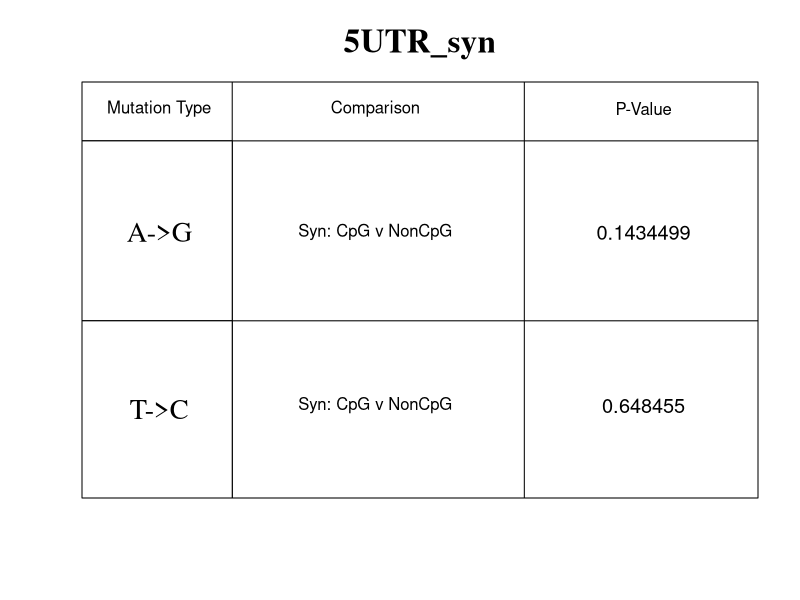
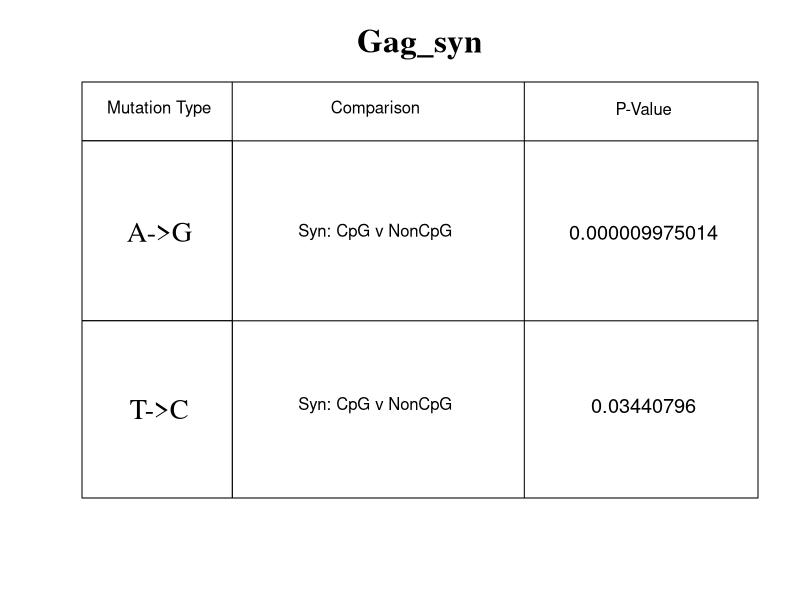
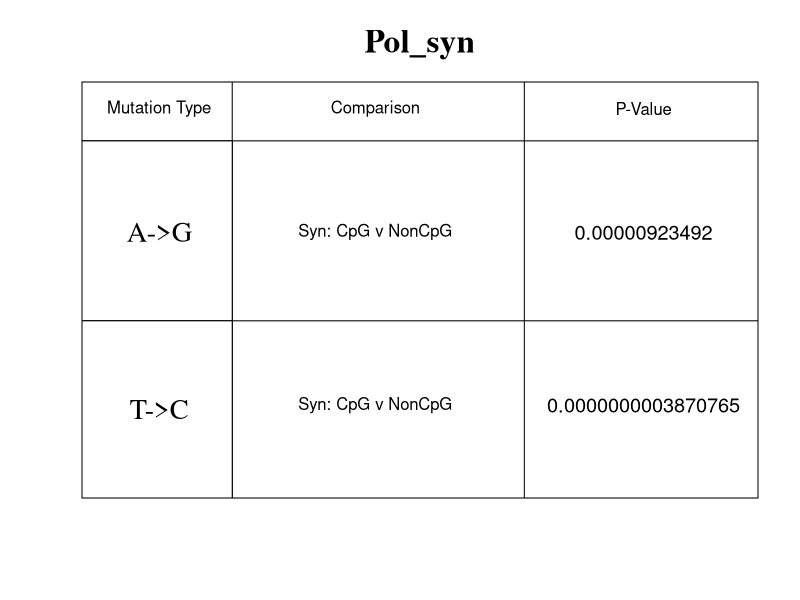
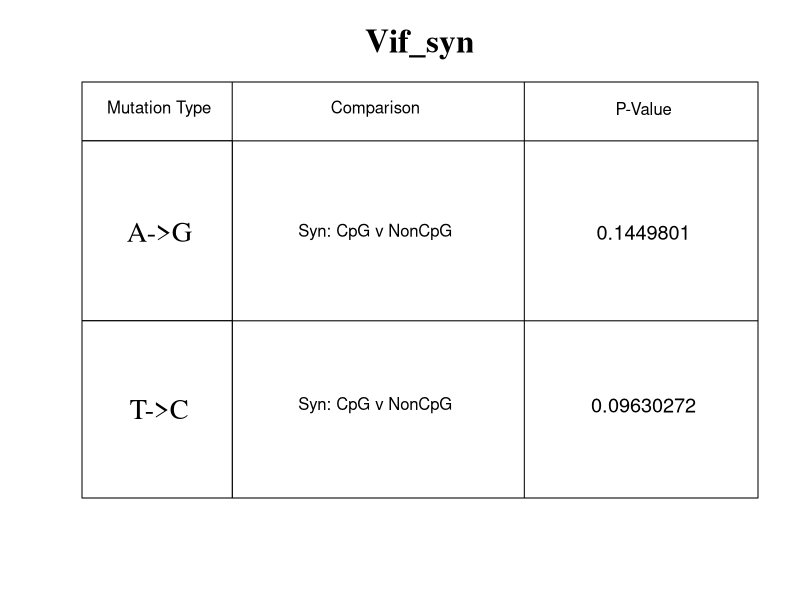
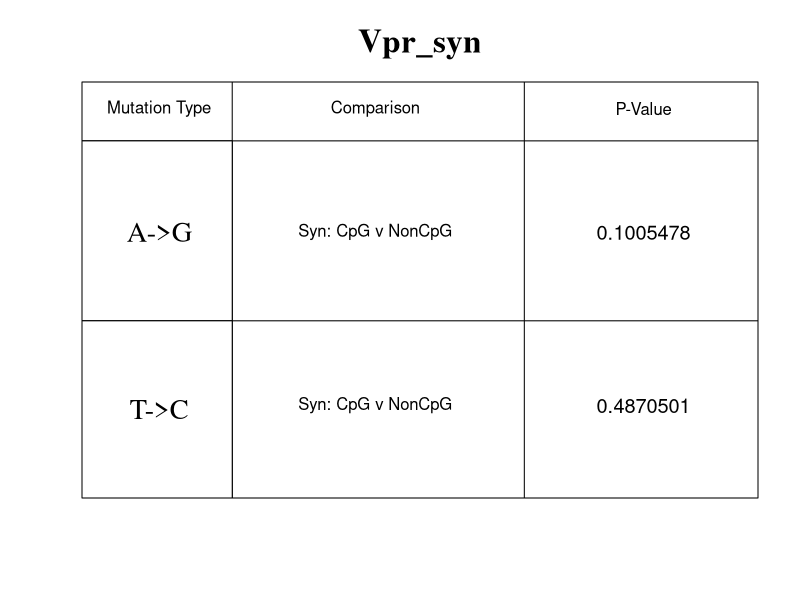
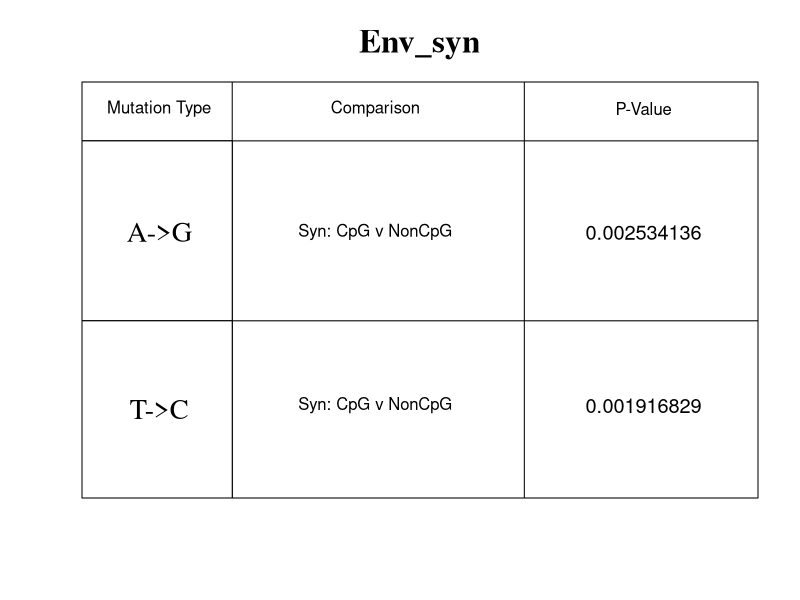
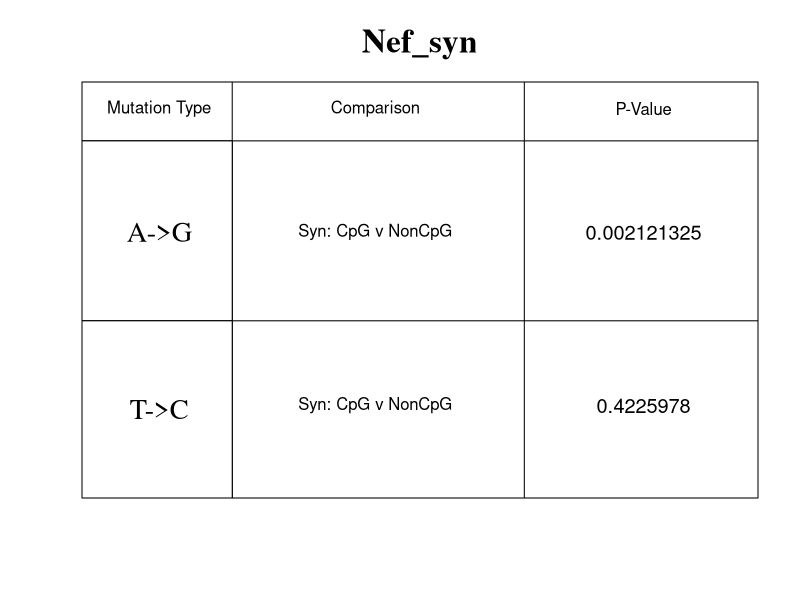

Source code (R) for these figures, in order:
  library(graphics)
  library(plyr)
  library(dplyr)
  
  OverviewDFZanini<-read.table("Output/OverviewSelCoeffZanini.csv",sep=",",header=TRUE,row.names=1)
  #This function is going to read the data from the csv files 
  fingernotes <-c("5UTR_syn","Gag_syn","Pol_syn","Vif_syn","Vpr_syn","Env_syn","Nef_syn")
  data1<- OverviewDFZanini[1:634,1:10] #5UTR
  data2<- OverviewDFZanini[790:2092,1:10] #Gag
  data3<- OverviewDFZanini[2358:5040,1:10] #pol
  data4<- OverviewDFZanini[5041:5557,1:10] #vif
  data5<- OverviewDFZanini[5559:5850,1:10] #vpr
  data6<- OverviewDFZanini[6225:8795,1:10] #env
  data7<- OverviewDFZanini[8797:9168,1:10] #nef
  
  for (j in 1:7){
  
  pVals = c()
  shrtval = 0
  options(scipen=999)
  #prevents pvalues from becoming scientific notation. 
  
  
  
  array1 = get(paste("data",j,sep = ""))$colMeansTsZanini[get(paste("data",j,sep = ""))$WTnt =="a" & get(paste("data",j,sep = ""))$TypeOfSite == 'syn' & get(paste("data",j,sep = ""))$makesCpG == 1]
  array2 = get(paste("data",j,sep = ""))$colMeansTsZanini[get(paste("data",j,sep = ""))$WTnt =="a" & get(paste("data",j,sep = ""))$TypeOfSite == 'syn' & get(paste("data",j,sep = ""))$makesCpG == 0]
  
  print("For a: Comparing makes CpG with noCpG (syn). Wilcox test less: red/blue")
  print(wilcox.test(array1, array2, alternative='less'))
  pVals = c(pVals,format(wilcox.test(array1, array2, alternative='less')$p.value, nsmall = 6))
  print(pVals)
  
  
  
  
  array5 = get(paste("data",j,sep = ""))$colMeansTsZanini[get(paste("data",j,sep = ""))$WTnt =="t" & get(paste("data",j,sep = ""))$TypeOfSite == 'syn' & get(paste("data",j,sep = ""))$makesCpG == 1]
  print(array5)
  array6 = get(paste("data",j,sep = ""))$colMeansTsZanini[get(paste("data",j,sep = ""))$WTnt =="t" & get(paste("data",j,sep = ""))$TypeOfSite == 'syn' & get(paste("data",j,sep = ""))$makesCpG == 0]
  print(array6)

  
  print("For t: Comparing makes CpG with noCpG (syn). Wilcox test less: red/blue")
  print(wilcox.test(array5, array6, alternative='less'))
  pVals = c(pVals,format(wilcox.test(array5, array6, alternative='less')$p.value, nsmall = 6))
  
  Pvalues= c(pVals)
  #save Pvalues into list
print(Pvalues)


  options(scipen = 999)
  #setwd("output/redeploy/")
  truenamepdf= paste("Output/",fingernotes[j],".pdf",sep="")
  truenamepng= paste("P-values","tables",j, ".png", sep="")
  #print(truenamepdf)
  #prevents pvalues from becoming scientific notation
  options(warn=-1)
  #suppress warnings
  
  #setwd("~/Desktop/Something_Cool-CpG_Sites-/Tables")
  #table construct
  pdf(truenamepdf, width = 7, height= 5)
  #png(truenamepng, width = 6.75, height = 6.75, units = "in", res= 300)
  col1 <- c("A->G", "T->C")
  col2 <- c("Syn: CpG v NonCpG")
  ycoor <- c(4*100/5+.7 , 3*100/5 + 5.1, 3*100/5 - 10, 2*100/5 -6.4, 1*100/5-1.3, 100/5-14- 2.9, 100)
  ycoorb <- c(4*100/5+.7 , 3*100/5 + 5.1, 3*100/5 - 10.6, 2*100/5 -6.4, 1*100/5-1.3, 100/5-14- 2.9, 100)
  df = data.frame(col1, col2, Pvalues)
  
  par(xpd=F)
  plot(1, 2, xlim=c(0,100),ylim=c(0,100), col=0, xaxt="n", yaxt="n", xlab="", ylab="")
  title(main = fingernotes[j], family = "Times", adj = 0.5, cex.main= 2)
  abline(v = 100/5)
  abline(v = 2*100/3)
  abline(h = 100-100/7 + 3)
  abline(h = 42)

  
  
  text(x=100/7- 6, y= 5*100/5-3, "Mutation Type")
  text(x=3*100/7, y = 5*100/5-3, "Comparison")
  text(x= 6*100/7, y=5*100/5-3, "P-Value")
  rect(xleft = -4, xright = 100/5, ybottom =42, ytop =100-100/7+3 , col = "white")
  text(x= 100/12, y= 3*100/5+5, "A->G", cex = 1.7, family = "Times")
  rect(xleft = -4, xright = 100/5, ybottom =-4, ytop =42 , col = "white")
  text(x= 100/12, y = 1*100/5 - 1, "T->C", cex = 1.7, family ='Times')
  
  text(x= 3*100/7, y =  3*100/5+5, labels= col2[1])#cpgvsnoncpg

  text(x= 3*100/7, y =  1*100/5, labels= col2[1])#cpgvsnoncpg

    text(x= 6*100/7, y =3*100/5+5, labels = Pvalues[1],cex=1.2)
    text(x= 6*100/7, y =1*100/5, labels = Pvalues[2],cex = 1.2)
    
    
  print("end")
  #dev.copy(pdf, truenamepng)
  dev.off()
}
